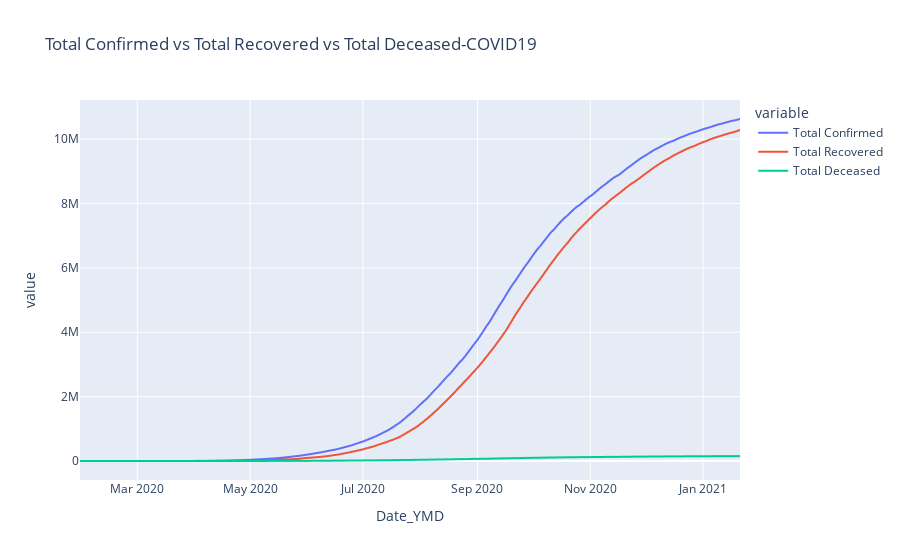

The notebook cell this image was saved under:
### Code cell
fig1=px.line(df1,x='Date_YMD',y=['Total Confirmed','Total Recovered','Total Deceased'], hover_name='Date_YMD',title='Total Confirmed vs Total Recovered vs Total Deceased-COVID19')
fig1.show()

### Figure 1 — Plotly figure (JSON) as saved in the notebook; plotly's stock layout.template omitted (floating-point values rounded to 4 significant figures; data arrays with more than 128 entries replaced by an {"elided": "..."} marker saying what was removed)
{"data": [{"hovertemplate": "<b>%{hovertext}</b><br><br>variable=Total Confirmed<br>Date_YMD=%{x}<br>value=%{y}<extra></extra>", "hovertext": {"elided": "358 str values"}, "legendgroup": "Total Confirmed", "line": {"color": "#636efa", "dash": "solid"}, "mode": "lines", "name": "Total Confirmed", "showlegend": true, "type": "scattergl", "x": {"elided": "358 str values"}, "xaxis": "x", "y": {"elided": "358 int values"}, "yaxis": "y"}, {"hovertemplate": "<b>%{hovertext}</b><br><br>variable=Total Recovered<br>Date_YMD=%{x}<br>value=%{y}<extra></extra>", "hovertext": {"elided": "358 str values"}, "legendgroup": "Total Recovered", "line": {"color": "#EF553B", "dash": "solid"}, "mode": "lines", "name": "Total Recovered", "showlegend": true, "type": "scattergl", "x": {"elided": "358 str values"}, "xaxis": "x", "y": {"elided": "358 int values"}, "yaxis": "y"}, {"hovertemplate": "<b>%{hovertext}</b><br><br>variable=Total Deceased<br>Date_YMD=%{x}<br>value=%{y}<extra></extra>", "hovertext": {"elided": "358 str values"}, "legendgroup": "Total Deceased", "line": {"color": "#00cc96", "dash": "solid"}, "mode": "lines", "name": "Total Deceased", "showlegend": true, "type": "scattergl", "x": {"elided": "358 str values"}, "xaxis": "x", "y": {"elided": "358 int values"}, "yaxis": "y"}], "layout": {"legend": {"title": {"text": "variable"}, "tracegroupgap": 0}, "title": {"text": "Total Confirmed vs Total Recovered vs Total Deceased-COVID19"}, "xaxis": {"anchor": "y", "domain": [0, 1], "title": {"text": "Date_YMD"}}, "yaxis": {"anchor": "x", "domain": [0, 1], "title": {"text": "value"}}}}
